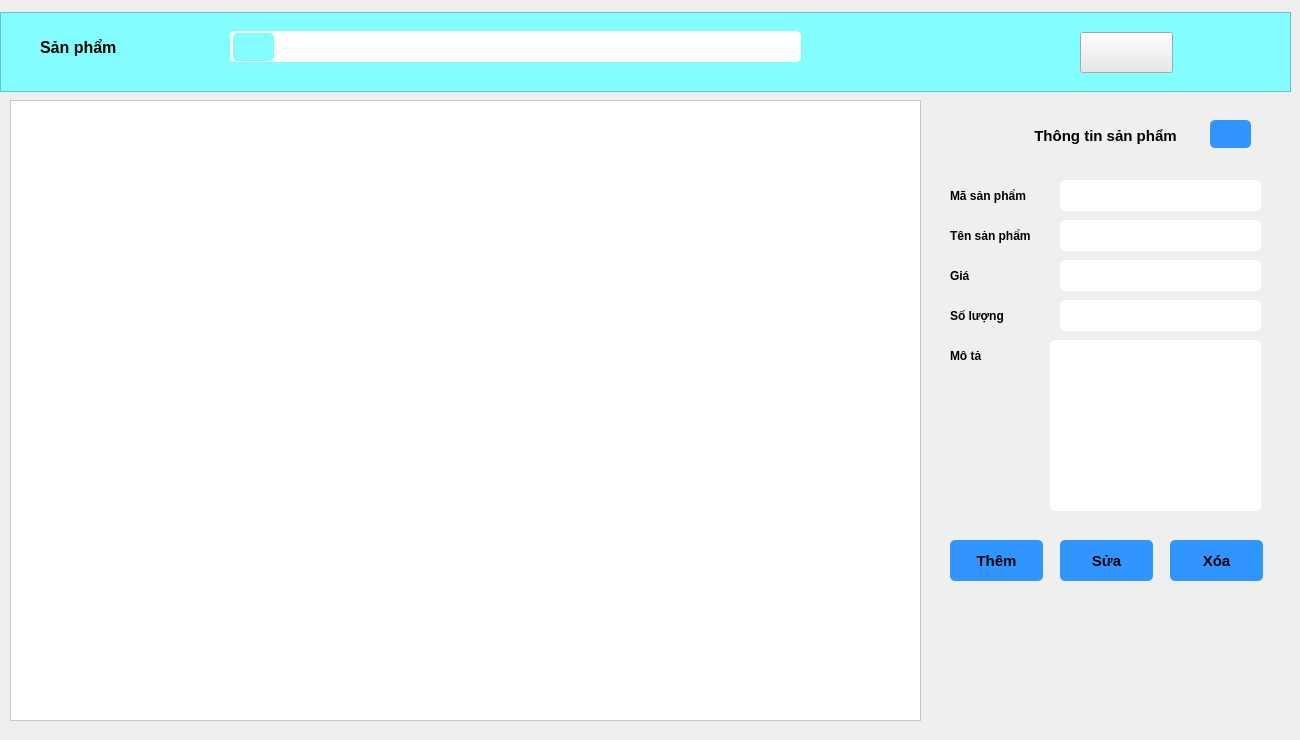
    <widget class="QWidget" name="pgSan_pham">
     <widget class="QWidget" name="widget_2" native="true">
      <property name="geometry">
       <rect>
        <x>0</x>
        <y>10</y>
        <width>1291</width>
        <height>721</height>
       </rect>
      </property>
      <widget class="QFrame" name="frame_6">
       <property name="geometry">
        <rect>
         <x>0</x>
         <y>2</y>
         <width>1291</width>
         <height>80</height>
        </rect>
       </property>
       <property name="styleSheet">
        <string notr="true">background-color: rgb(131, 253, 255);</string>
       </property>
       <property name="frameShape">
        <enum>QFrame::StyledPanel</enum>
       </property>
       <property name="frameShadow">
        <enum>QFrame::Raised</enum>
       </property>
       <widget class="QLabel" name="label_9">
        <property name="geometry">
         <rect>
          <x>40</x>
          <y>20</y>
          <width>121</width>
          <height>31</height>
         </rect>
        </property>
        <property name="font">
         <font>
          <family>Arial</family>
          <pointsize>12</pointsize>
          <weight>75</weight>
          <bold>true</bold>
         </font>
        </property>
        <property name="styleSheet">
         <string notr="true"/>
        </property>
        <property name="text">
         <string>Sản phẩm</string>
        </property>
       </widget>
       <widget class="QLineEdit" name="txtSearch">
        <property name="geometry">
         <rect>
          <x>230</x>
          <y>19</y>
          <width>571</width>
          <height>31</height>
         </rect>
        </property>
        <property name="styleSheet">
         <string notr="true">QLineEdit{
border-radius: 5px;
	background-color: rgb(255, 255, 255);
padding-left: 50px;
}


</string>
        </property>
       </widget>
       <widget class="QPushButton" name="btSearch">
        <property name="geometry">
         <rect>
          <x>233</x>
          <y>21</y>
          <width>41</width>
          <height>28</height>
         </rect>
        </property>
        <property name="cursor">
         <cursorShape>PointingHandCursor</cursorShape>
        </property>
        <property name="styleSheet">
         <string notr="true">QPushButton{
	image: url(:/iconbd/icon/search35.png);
	border-radius: 5px;
}
QPushButton:hover{
background-color: rgb(255, 252, 155);
}</string>
        </property>
        <property name="text">
         <string/>
        </property>
       </widget>
       <widget class="QPushButton" name="bt_In_sanpham">
        <property name="geometry">
         <rect>
          <x>1080</x>
          <y>20</y>
          <width>93</width>
          <height>41</height>
         </rect>
        </property>
        <property name="cursor">
         <cursorShape>PointingHandCursor</cursorShape>
        </property>
        <property name="styleSheet">
         <string notr="true">QPushButton{
background-color: rgb(232, 232, 232);
image: url(:/iconbd/icon/in35.png);}
QPushButton:hover{
background-color: rgb(254, 255, 144);
}</string>
        </property>
        <property name="text">
         <string/>
        </property>
       </widget>
      </widget>
      <widget class="QTableWidget" name="tableWidget">
       <property name="geometry">
        <rect>
         <x>10</x>
         <y>90</y>
         <width>911</width>
         <height>621</height>
        </rect>
       </property>
       <property name="styleSheet">
        <string notr="true">background-color: rgb(255, 255, 255);</string>
       </property>
      </widget>
      <widget class="QWidget" name="widget_3" native="true">
       <property name="geometry">
        <rect>
         <x>940</x>
         <y>90</y>
         <width>341</width>
         <height>601</height>
        </rect>
       </property>
       <widget class="QLabel" name="label_10">
        <property name="geometry">
         <rect>
          <x>70</x>
          <y>20</y>
          <width>191</width>
          <height>31</height>
         </rect>
        </property>
        <property name="font">
         <font>
          <family>Arial</family>
          <pointsize>11</pointsize>
          <weight>75</weight>
          <bold>true</bold>
         </font>
        </property>
        <property name="styleSheet">
         <string notr="true"/>
        </property>
        <property name="text">
         <string>Thông tin sản phẩm</string>
        </property>
        <property name="alignment">
         <set>Qt::AlignCenter</set>
        </property>
       </widget>
       <widget class="QLabel" name="label_11">
        <property name="geometry">
         <rect>
          <x>10</x>
          <y>80</y>
          <width>101</width>
          <height>31</height>
         </rect>
        </property>
        <property name="font">
         <font>
          <family>Arial</family>
          <pointsize>9</pointsize>
          <weight>75</weight>
          <bold>true</bold>
         </font>
        </property>
        <property name="styleSheet">
         <string notr="true"/>
        </property>
        <property name="text">
         <string>Mã sản phẩm</string>
        </property>
       </widget>
       <widget class="QLabel" name="label_12">
        <property name="geometry">
         <rect>
          <x>10</x>
          <y>120</y>
          <width>101</width>
          <height>31</height>
         </rect>
        </property>
        <property name="font">
         <font>
          <family>Arial</family>
          <pointsize>9</pointsize>
          <weight>75</weight>
          <bold>true</bold>
         </font>
        </property>
        <property name="styleSheet">
         <string notr="true"/>
        </property>
        <property name="text">
         <string>Tên sản phẩm</string>
        </property>
       </widget>
       <widget class="QLabel" name="label_13">
        <property name="geometry">
         <rect>
          <x>10</x>
          <y>160</y>
          <width>91</width>
          <height>31</height>
         </rect>
        </property>
        <property name="font">
         <font>
          <family>Arial</family>
          <pointsize>9</pointsize>
          <weight>75</weight>
          <bold>true</bold>
         </font>
        </property>
        <property name="styleSheet">
         <string notr="true"/>
        </property>
        <property name="text">
         <string>Giá</string>
        </property>
       </widget>
       <widget class="QLabel" name="label_14">
        <property name="geometry">
         <rect>
          <x>10</x>
          <y>200</y>
          <width>91</width>
          <height>31</height>
         </rect>
        </property>
        <property name="font">
         <font>
          <family>Arial</family>
          <pointsize>9</pointsize>
          <weight>75</weight>
          <bold>true</bold>
         </font>
        </property>
        <property name="styleSheet">
         <string notr="true"/>
        </property>
        <property name="text">
         <string>Số lượng</string>
        </property>
       </widget>
       <widget class="QLabel" name="label_15">
        <property name="geometry">
         <rect>
          <x>10</x>
          <y>240</y>
          <width>91</width>
          <height>31</height>
         </rect>
        </property>
        <property name="font">
         <font>
          <family>Arial</family>
          <pointsize>9</pointsize>
          <weight>75</weight>
          <bold>true</bold>
         </font>
        </property>
        <property name="styleSheet">
         <string notr="true"/>
        </property>
        <property name="text">
         <string>Mô tả</string>
        </property>
       </widget>
       <widget class="QLineEdit" name="txtMa_san_pham">
        <property name="geometry">
         <rect>
          <x>120</x>
          <y>80</y>
          <width>201</width>
          <height>31</height>
         </rect>
        </property>
        <property name="styleSheet">
         <string notr="true">border-radius: 5px;
background-color: rgb(255, 255, 255);
padding: 5px;</string>
        </property>
       </widget>
       <widget class="QLineEdit" name="txtTen_san_pham">
        <property name="geometry">
         <rect>
          <x>120</x>
          <y>120</y>
          <width>201</width>
          <height>31</height>
         </rect>
        </property>
        <property name="styleSheet">
         <string notr="true">border-radius: 5px;
background-color: rgb(255, 255, 255);
padding: 5px;</string>
        </property>
       </widget>
       <widget class="QLineEdit" name="txtGia">
        <property name="geometry">
         <rect>
          <x>120</x>
          <y>160</y>
          <width>201</width>
          <height>31</height>
         </rect>
        </property>
        <property name="styleSheet">
         <string notr="true">border-radius: 5px;
background-color: rgb(255, 255, 255);
padding: 5px;</string>
        </property>
       </widget>
       <widget class="QLineEdit" name="txtSo_luong">
        <property name="geometry">
         <rect>
          <x>120</x>
          <y>200</y>
          <width>201</width>
          <height>31</height>
         </rect>
        </property>
        <property name="styleSheet">
         <string notr="true">border-radius: 5px;
background-color: rgb(255, 255, 255);
padding: 5px;</string>
        </property>
       </widget>
       <widget class="QTextEdit" name="txtMota">
        <property name="geometry">
         <rect>
          <x>110</x>
          <y>240</y>
          <width>211</width>
          <height>171</height>
         </rect>
        </property>
        <property name="styleSheet">
         <string notr="true">border-radius: 5px;
background-color: rgb(255, 255, 255);
padding: 5px;</string>
        </property>
       </widget>
       <widget class="QPushButton" name="btThem">
        <property name="geometry">
         <rect>
          <x>10</x>
          <y>440</y>
          <width>93</width>
          <height>41</height>
         </rect>
        </property>
        <property name="font">
         <font>
          <family>Arial</family>
          <pointsize>11</pointsize>
          <weight>75</weight>
          <bold>true</bold>
         </font>
        </property>
        <property name="cursor">
         <cursorShape>PointingHandCursor</cursorShape>
        </property>
        <property name="styleSheet">
         <string notr="true">QPushButton{
border-radius: 5px;
background-color: rgb(49, 149, 255);
padding: 5px;
}
QPushButton:hover{
	color:rgb(255, 255, 255);
	background-color: rgb(108, 255, 206);
}
</string>
        </property>
        <property name="text">
         <string>Thêm</string>
        </property>
        <property name="icon">
         <iconset resource="iconbody/iconbody.qrc">
          <normaloff>:/iconbd/icon/them35.png</normaloff>:/iconbd/icon/them35.png</iconset>
        </property>
       </widget>
       <widget class="QPushButton" name="btSua">
        <property name="geometry">
         <rect>
          <x>120</x>
          <y>440</y>
          <width>93</width>
          <height>41</height>
         </rect>
        </property>
        <property name="font">
         <font>
          <family>Arial</family>
          <pointsize>11</pointsize>
          <weight>75</weight>
          <bold>true</bold>
         </font>
        </property>
        <property name="cursor">
         <cursorShape>PointingHandCursor</cursorShape>
        </property>
        <property name="styleSheet">
         <string notr="true">QPushButton{
border-radius: 5px;
background-color: rgb(49, 149, 255);
padding: 5px;
}
QPushButton:hover{
	color:rgb(255, 255, 255);
	
	background-color: rgb(49, 76, 255);
}
</string>
        </property>
        <property name="text">
         <string>Sửa</string>
        </property>
        <property name="icon">
         <iconset resource="iconbody/iconbody.qrc">
          <normaloff>:/iconbd/icon/sua35.png</normaloff>:/iconbd/icon/sua35.png</iconset>
        </property>
       </widget>
       <widget class="QPushButton" name="btXoa">
        <property name="geometry">
         <rect>
          <x>230</x>
          <y>440</y>
          <width>93</width>
          <height>41</height>
         </rect>
        </property>
        <property name="font">
         <font>
          <family>Arial</family>
          <pointsize>11</pointsize>
          <weight>75</weight>
          <bold>true</bold>
         </font>
        </property>
        <property name="cursor">
         <cursorShape>PointingHandCursor</cursorShape>
        </property>
        <property name="styleSheet">
         <string notr="true">QPushButton{
border-radius: 5px;
background-color: rgb(49, 149, 255);
padding: 5px;
}
QPushButton:hover{
	color:rgb(255, 255, 255);
	
	background-color: red;
}
</string>
        </property>
        <property name="text">
         <string>Xóa</string>
        </property>
        <property name="icon">
         <iconset resource="iconbody/iconbody.qrc">
          <normaloff>:/iconbd/icon/xoa35.png</normaloff>:/iconbd/icon/xoa35.png</iconset>
        </property>
       </widget>
       <widget class="QPushButton" name="btLam_moi">
        <property name="geometry">
         <rect>
          <x>270</x>
          <y>20</y>
          <width>41</width>
          <height>28</height>
         </rect>
        </property>
        <property name="styleSheet">
         <string notr="true">QPushButton{
border-radius: 5px;
background-color: rgb(49, 149, 255);
padding: 5px;
}
QPushButton:hover{
	color:rgb(255, 255, 255);
	background-color: rgb(108, 255, 206);
}</string>
        </property>
        <property name="text">
         <string/>
        </property>
        <property name="icon">
         <iconset resource="iconbody/iconbody.qrc">
          <normaloff>:/iconbd/icon/reload35.png</normaloff>:/iconbd/icon/reload35.png</iconset>
        </property>
       </widget>
      </widget>
     </widget>
    </widget>
